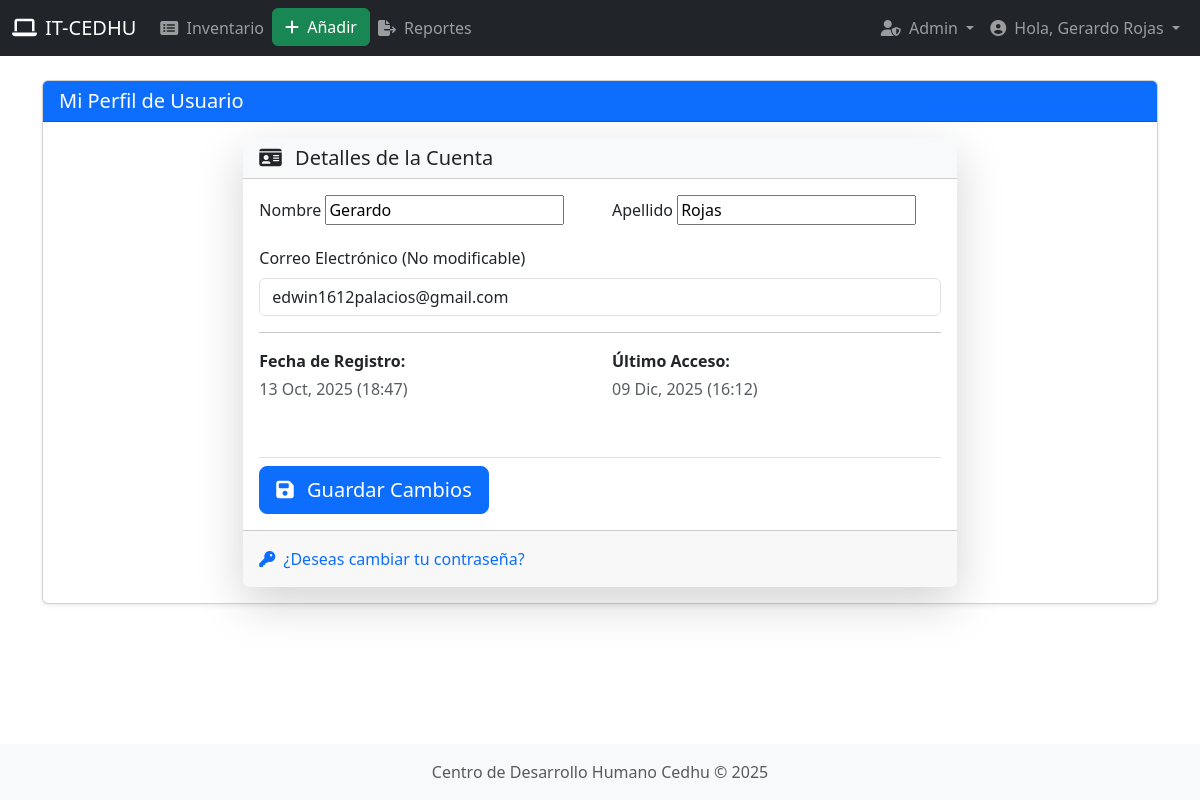
Screenshot of /usuarios/perfil/1/ (signed in) with the database file from the repository.
### usuarios/models.py (models this page shows, shortened)
class Usuario(AbstractBaseUser, PermissionsMixin):
    email = models.EmailField(
        verbose_name='Dirección de correo electrónico',
        max_length=255,
        unique=True,
    )
    nombre = models.CharField(max_length=150, blank=False, verbose_name="Nombre")
    apellido = models.CharField(max_length=150, blank=False, verbose_name="Apellido")
    is_staff = models.BooleanField(default=False, verbose_name="Es parte del staff")
    is_active = models.BooleanField(default=True, verbose_name="Está activo")
    is_superuser = models.BooleanField(default=False, verbose_name="Es superusuario")
    is_approved = models.BooleanField(
        default=False,
        verbose_name="Usuario Aprobado",
        help_text="Indica si el usuario ha sido aprobado por un administrador para acceder al sistema."
    )
    date_joined = models.DateTimeField(auto_now_add=True, verbose_name="Fecha de Registro")
    objects = UsuarioManager() # Asigna nuestro Manager personalizado
    USERNAME_FIELD = 'email' # Define el campo que se usa para iniciar sesión
    REQUIRED_FIELDS = [] # No se requieren campos adicionales para la creación
    class Meta:
        verbose_name = 'usuario'
        verbose_name_plural = 'usuarios'
    def get_full_name(self):
        return f"{self.nombre} {self.apellido}".strip()

### usuarios/views.py (the view, shortened to what this page needs)
# urls.py: path('perfil/<int:pk>/', views.PerfilUsuarioView.as_view(), name='perfil'),
class PerfilUsuarioView(LoginRequiredMixin, UpdateView):
    model = Usuario
    form_class = UsuarioChangeForm
    template_name = 'usuarios/perfil.html'
    def get_object(self):
        return self.request.user

### usuarios/forms.py (shortened to what this page needs)
class UsuarioChangeForm(UserChangeForm):
    password = ReadOnlyPasswordHashField(
        label="Contraseña",
        help_text=(
            "Las contraseñas no se almacenan en texto plano, por lo que no hay forma de ver "
            "la contraseña de este usuario, pero puedes cambiarla usando "
            "<a href=\"../password/\">este formulario</a>."
        ),
    )
    class Meta:
        model = Usuario
        fields = ('email', 'nombre', 'apellido', 'password', 'is_active', 'is_staff', 'is_superuser')

### usuarios/templates/usuarios/perfil.html (shortened to what this page needs)
{% extends "base.html" %}
{% load static %}
{% block header_title %}Mi Perfil de Usuario{% endblock %}
{% block content %}
<div class="row justify-content-center">
    <div class="col-lg-8 col-md-10">
        <div class="card shadow-lg border-0 rounded-lg">
            <div class="card-header bg-light">
                <h5 class="mb-0 text-dark"><i class="fas fa-id-card me-2"></i> Detalles de la Cuenta</h5>
            </div>
            <div class="card-body">
                <form method="post" action="{% url 'usuarios:perfil' pk=user.pk %}">
                    <div class="row mb-3">
                        <div class="col-md-6">
                            <label for="{{ form.nombre.id_for_label }}" class="form-label">Nombre</label>
                            {{ form.nombre }}
                        </div>
                        <div class="col-md-6">
                            <label for="{{ form.apellido.id_for_label }}" class="form-label">Apellido</label>
                            {{ form.apellido }}
                        </div>
                    </div>
                    <div class="mb-3">
                        <label for="{{ form.email.id_for_label }}" class="form-label">Correo Electrónico (No modificable)</label>
                        <input type="email" class="form-control" value="{{ form.email.value }}" readonly>
                    </div>
                    <hr>
                    <div class="row">
                        <div class="col-md-6 mb-3">
                            <p class="mb-1 fw-bold">Fecha de Registro:</p>
                            <p class="text-muted">{{ user.date_joined|date:"d M, Y (H:i)" }}</p>
                        </div>
                        <div class="col-md-6 mb-3">
                            <p class="mb-1 fw-bold">Último Acceso:</p>
                            <p class="text-muted">{{ user.last_login|default:"Nunca"|date:"d M, Y (H:i)" }}</p>
                        </div>
                    </div>
                    <div class="mt-4 pt-2 border-top">
                        <button type="submit" class="btn btn-primary btn-lg">
                            <i class="fas fa-save me-2"></i> Guardar Cambios
                        </button>
                    </div>
                </form>
            </div>
            <div class="card-footer py-3">
                <p class="mb-0">
                    <a href="{% url 'usuarios:password_reset' %}" class="text-decoration-none">
                        <i class="fas fa-key me-1"></i> ¿Deseas cambiar tu contraseña?
                    </a>
                </p>
            </div>
        </div>
    </div>
</div>
{% endblock %}

### templates/components/navbar.html (shortened to what this page needs)
{% load static %}
<nav class="navbar navbar-expand-lg navbar-dark bg-dark">
    <div class="container-fluid">
        <a class="navbar-brand" href="{% url 'inventario:dashboard' %}">
            <i class="fa-solid fa-laptop me-2"></i>IT-CEDHU
        </a>
        <div class="collapse navbar-collapse" id="navbarNav">
            <ul class="navbar-nav me-auto mb-2 mb-lg-0">
                {% if user.is_authenticated %}
                    <li class="nav-item">
                        <a class="nav-link" href="{% url 'inventario:lista_inventario' %}">
                            <i class="fas fa-list-alt me-1"></i> Inventario
                        </a>
                    </li>
                    <li class="nav-item">
                        <a class="btn btn-success" href="{% url 'inventario:anadir_elemento' %}">
                            <i class="fas fa-plus me-1"></i> Añadir
                        </a>
                    </li>
                    <li class="nav-item">
                        <a class="nav-link" href="{% url 'exportacion:opciones_exportacion' %}">
                            <i class="fas fa-file-export me-1"></i> Reportes
                        </a>
                    </li>
                {% endif %}
            </ul>
            <ul class="navbar-nav ms-auto">
                {% if user.is_authenticated %}
                {% if user.is_staff %}
                        <li class="nav-item dropdown">
                            <a class="nav-link dropdown-toggle" href="#" id="adminDropdown" role="button" data-bs-toggle="dropdown" aria-expanded="false">
                                <i class="fas fa-user-shield me-1"></i> Admin
                            </a>
                        </li>
                    {% endif %}
                    <li class="nav-item dropdown">
                        <a class="nav-link dropdown-toggle" href="#" id="navbarDropdown" role="button" data-bs-toggle="dropdown" aria-expanded="false">
                            <i class="fas fa-user-circle me-1"></i> Hola, {{ user.get_full_name|default:user.email }}
                        </a>
                    </li>
                {% endif %}
            </ul>
        </div>
    </div>
</nav>

### rows the page displays
Usuario: get_full_name "Gerardo Rojas", nombre "Gerardo", apellido "Rojas", email.value "edwin1612palacios@gmail.com", date_joined "13 Oct, 2025 (18:47)", last_login "09 Dic, 2025 (16:12)"
